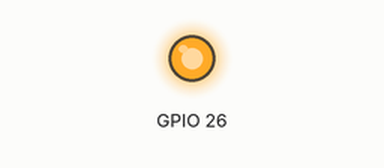
This sketch was run on a simulated ESP32. Parts: output pins drawn as LEDs (lit = HIGH).

Above: at 0.05 s.
At 2.5 s:
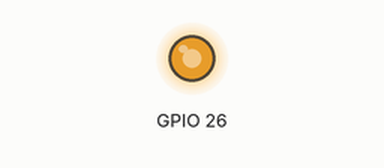
At 4.95 s:
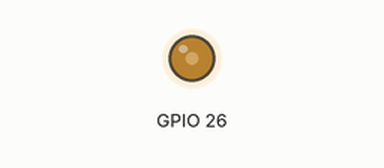
At 12.0 s:
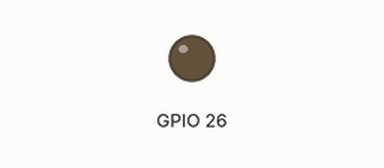
Timing chart, 0 to 15.6 s (numbered marks = the images above):
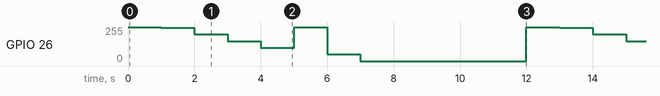

Measured:
- by itself, GPIO 26: repeats every 12.0 s: 250/255 1.0 s, 200/255 1.0 s, 150/255 1.0 s, 100/255 1.0 s, 255/255 1.0 s, 50/255 1.0 s, 0/255 5.0 s, 255/255 1.0 s

The sketch:

Tarea_1_PWM.ino
```cpp
void setup() {

}

void loop() {

  dacWrite(26, 300);
  delay(1000);


  dacWrite(26, 250);
  delay(1000);

  dacWrite(26, 200);
  delay(1000);

  dacWrite(26, 150);
  delay(1000);


  dacWrite(26, 100);
  delay(1000);
  dacWrite(26, 255);
  delay(1000);
  dacWrite(26, 50);
  delay(1000);

  dacWrite(26, 0);
  delay(5000);

  //dacWrite(26, 80);
}
```
